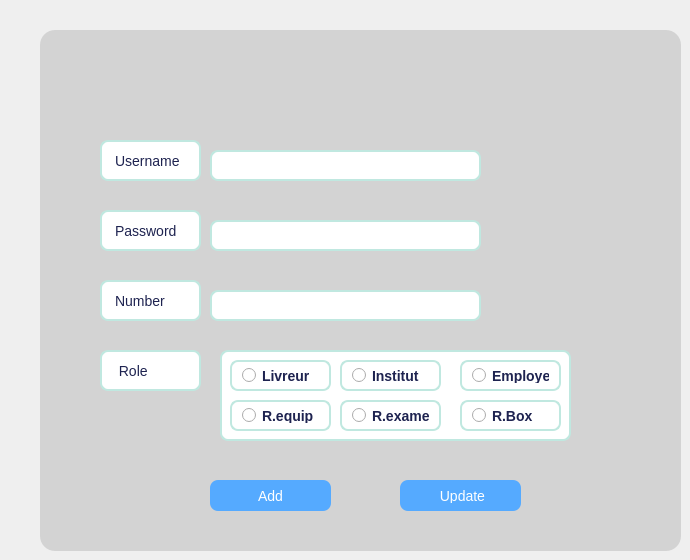
     <widget class="QWidget" name="tab_2">
      <attribute name="title">
       <string>Update/Add New</string>
      </attribute>
      <widget class="QWidget" name="widget" native="true">
       <property name="geometry">
        <rect>
         <x>40</x>
         <y>30</y>
         <width>641</width>
         <height>521</height>
        </rect>
       </property>
       <property name="styleSheet">
        <string notr="true">background-color: #D3D3D3; border-radius: 15px;</string>
       </property>
       <widget class="QLabel" name="label_2">
        <property name="geometry">
         <rect>
          <x>60</x>
          <y>110</y>
          <width>101</width>
          <height>41</height>
         </rect>
        </property>
        <property name="styleSheet">
         <string notr="true"> background-color: #FFFFFF;
    border: 2px solid #C0E8E0;
    border-radius: 8px;
    padding: 6px 10px;
    font-size: 14px;
    color: #1E2350;</string>
        </property>
        <property name="text">
         <string>Username</string>
        </property>
       </widget>
       <widget class="QLabel" name="label_3">
        <property name="geometry">
         <rect>
          <x>60</x>
          <y>180</y>
          <width>101</width>
          <height>41</height>
         </rect>
        </property>
        <property name="styleSheet">
         <string notr="true"> background-color: #FFFFFF;
    border: 2px solid #C0E8E0;
    border-radius: 8px;
    padding: 6px 10px;
    font-size: 14px;
    color: #1E2350;</string>
        </property>
        <property name="text">
         <string>Password</string>
        </property>
       </widget>
       <widget class="QLabel" name="label_4">
        <property name="geometry">
         <rect>
          <x>60</x>
          <y>250</y>
          <width>101</width>
          <height>41</height>
         </rect>
        </property>
        <property name="styleSheet">
         <string notr="true"> background-color: #FFFFFF;
    border: 2px solid #C0E8E0;
    border-radius: 8px;
    padding: 6px 10px;
    font-size: 14px;
    color: #1E2350;</string>
        </property>
        <property name="text">
         <string>Number</string>
        </property>
       </widget>
       <widget class="QLabel" name="label_6">
        <property name="geometry">
         <rect>
          <x>20</x>
          <y>10</y>
          <width>81</width>
          <height>61</height>
         </rect>
        </property>
        <property name="styleSheet">
         <string notr="true">image: url(:/new/prefix1/Ressources/user-profile-svgrepo-com.svg);</string>
        </property>
        <property name="text">
         <string/>
        </property>
       </widget>
       <widget class="QLabel" name="label_7">
        <property name="geometry">
         <rect>
          <x>60</x>
          <y>320</y>
          <width>101</width>
          <height>41</height>
         </rect>
        </property>
        <property name="styleSheet">
         <string notr="true"> background-color: #FFFFFF;
    border: 2px solid #C0E8E0;
    border-radius: 8px;
    padding: 6px 10px;
    font-size: 14px;
    color: #1E2350;</string>
        </property>
        <property name="text">
         <string> Role</string>
        </property>
       </widget>
       <widget class="QLineEdit" name="Userset">
        <property name="geometry">
         <rect>
          <x>170</x>
          <y>120</y>
          <width>271</width>
          <height>31</height>
         </rect>
        </property>
        <property name="styleSheet">
         <string notr="true"> background-color: #FFFFFF;
    border: 2px solid #C0E8E0;
    border-radius: 8px;
    padding: 6px 10px;
    font-size: 14px;
    color: #1E2350;</string>
        </property>
        <property name="placeholderText">
         <string/>
        </property>
        <property name="cursorMoveStyle">
         <enum>Qt::CursorMoveStyle::LogicalMoveStyle</enum>
        </property>
       </widget>
       <widget class="QLineEdit" name="Passset">
        <property name="geometry">
         <rect>
          <x>170</x>
          <y>190</y>
          <width>271</width>
          <height>31</height>
         </rect>
        </property>
        <property name="styleSheet">
         <string notr="true"> background-color: #FFFFFF;
    border: 2px solid #C0E8E0;
    border-radius: 8px;
    padding: 6px 10px;
    font-size: 14px;
    color: #1E2350;</string>
        </property>
        <property name="placeholderText">
         <string/>
        </property>
        <property name="cursorMoveStyle">
         <enum>Qt::CursorMoveStyle::LogicalMoveStyle</enum>
        </property>
       </widget>
       <widget class="QLineEdit" name="Number">
        <property name="geometry">
         <rect>
          <x>170</x>
          <y>260</y>
          <width>271</width>
          <height>31</height>
         </rect>
        </property>
        <property name="styleSheet">
         <string notr="true"> background-color: #FFFFFF;
    border: 2px solid #C0E8E0;
    border-radius: 8px;
    padding: 6px 10px;
    font-size: 14px;
    color: #1E2350;</string>
        </property>
        <property name="placeholderText">
         <string/>
        </property>
        <property name="cursorMoveStyle">
         <enum>Qt::CursorMoveStyle::LogicalMoveStyle</enum>
        </property>
       </widget>
       <widget class="QWidget" name="widget_2" native="true">
        <property name="geometry">
         <rect>
          <x>180</x>
          <y>320</y>
          <width>351</width>
          <height>91</height>
         </rect>
        </property>
        <property name="styleSheet">
         <string notr="true"> background-color: #FFFFFF;
    border: 2px solid #C0E8E0;
    border-radius: 8px;
    padding: 6px 10px;
    font-size: 14px;
    color: #1E2350;</string>
        </property>
        <widget class="QRadioButton" name="r3">
         <property name="geometry">
          <rect>
           <x>240</x>
           <y>10</y>
           <width>101</width>
           <height>31</height>
          </rect>
         </property>
         <property name="font">
          <font>
           <family>Segoe UI</family>
           <pointsize>-1</pointsize>
           <italic>false</italic>
           <bold>true</bold>
          </font>
         </property>
         <property name="styleSheet">
          <string notr="true"> background-color: #FFFFFF;
    border: 2px solid #C0E8E0;
    border-radius: 8px;
    padding: 6px 10px;
    font-size: 14px;
    color: #1E2350;</string>
         </property>
         <property name="text">
          <string>Employee</string>
         </property>
        </widget>
        <widget class="QRadioButton" name="r6">
         <property name="geometry">
          <rect>
           <x>240</x>
           <y>50</y>
           <width>101</width>
           <height>31</height>
          </rect>
         </property>
         <property name="font">
          <font>
           <family>Segoe UI</family>
           <pointsize>-1</pointsize>
           <italic>false</italic>
           <bold>true</bold>
          </font>
         </property>
         <property name="styleSheet">
          <string notr="true"> background-color: #FFFFFF;
    border: 2px solid #C0E8E0;
    border-radius: 8px;
    padding: 6px 10px;
    font-size: 14px;
    color: #1E2350;</string>
         </property>
         <property name="text">
          <string>R.Box</string>
         </property>
        </widget>
        <widget class="QRadioButton" name="r2">
         <property name="geometry">
          <rect>
           <x>120</x>
           <y>10</y>
           <width>101</width>
           <height>31</height>
          </rect>
         </property>
         <property name="font">
          <font>
           <family>Segoe UI</family>
           <pointsize>-1</pointsize>
           <italic>false</italic>
           <bold>true</bold>
          </font>
         </property>
         <property name="styleSheet">
          <string notr="true"> background-color: #FFFFFF;
    border: 2px solid #C0E8E0;
    border-radius: 8px;
    padding: 6px 10px;
    font-size: 14px;
    color: #1E2350;</string>
         </property>
         <property name="text">
          <string>Institut</string>
         </property>
        </widget>
        <widget class="QRadioButton" name="r5">
         <property name="geometry">
          <rect>
           <x>120</x>
           <y>50</y>
           <width>101</width>
           <height>31</height>
          </rect>
         </property>
         <property name="font">
          <font>
           <family>Segoe UI</family>
           <pointsize>-1</pointsize>
           <italic>false</italic>
           <bold>true</bold>
          </font>
         </property>
         <property name="styleSheet">
          <string notr="true"> background-color: #FFFFFF;
    border: 2px solid #C0E8E0;
    border-radius: 8px;
    padding: 6px 10px;
    font-size: 14px;
    color: #1E2350;</string>
         </property>
         <property name="text">
          <string>R.examen</string>
         </property>
        </widget>
        <widget class="QRadioButton" name="r1">
         <property name="geometry">
          <rect>
           <x>10</x>
           <y>10</y>
           <width>101</width>
           <height>31</height>
          </rect>
         </property>
         <property name="font">
          <font>
           <family>Segoe UI</family>
           <pointsize>-1</pointsize>
           <italic>false</italic>
           <bold>true</bold>
          </font>
         </property>
         <property name="styleSheet">
          <string notr="true"> background-color: #FFFFFF;
    border: 2px solid #C0E8E0;
    border-radius: 8px;
    padding: 6px 10px;
    font-size: 14px;
    color: #1E2350;</string>
         </property>
         <property name="text">
          <string>Livreur</string>
         </property>
        </widget>
        <widget class="QRadioButton" name="r4">
         <property name="geometry">
          <rect>
           <x>10</x>
           <y>50</y>
           <width>101</width>
           <height>31</height>
          </rect>
         </property>
         <property name="font">
          <font>
           <family>Segoe UI</family>
           <pointsize>-1</pointsize>
           <italic>false</italic>
           <bold>true</bold>
          </font>
         </property>
         <property name="styleSheet">
          <string notr="true"> background-color: #FFFFFF;
    border: 2px solid #C0E8E0;
    border-radius: 8px;
    padding: 6px 10px;
    font-size: 14px;
    color: #1E2350;</string>
         </property>
         <property name="text">
          <string>R.equip</string>
         </property>
        </widget>
       </widget>
       <widget class="QPushButton" name="pushButton_11">
        <property name="geometry">
         <rect>
          <x>360</x>
          <y>450</y>
          <width>121</width>
          <height>31</height>
         </rect>
        </property>
        <property name="styleSheet">
         <string notr="true">background-color: rgb(85, 170, 255);
font: 700 10pt &quot;Segoe UI&quot;;
    color: #FFFFFF;
    border: none;
    border-radius: 8px;
    padding: 8px 16px;
    font-size: 14px;</string>
        </property>
        <property name="text">
         <string> Update</string>
        </property>
        <property name="icon">
         <iconset resource="Ressources.qrc">
          <normaloff>:/new/prefix1/Ressources/update-icon.svg</normaloff>:/new/prefix1/Ressources/update-icon.svg</iconset>
        </property>
       </widget>
       <widget class="QPushButton" name="addmyprofile">
        <property name="geometry">
         <rect>
          <x>170</x>
          <y>450</y>
          <width>121</width>
          <height>31</height>
         </rect>
        </property>
        <property name="styleSheet">
         <string notr="true">background-color: rgb(85, 170, 255);
font: 700 10pt &quot;Segoe UI&quot;;
    color: #FFFFFF;
    border: none;
    border-radius: 8px;
    padding: 8px 16px;
    font-size: 14px;</string>
        </property>
        <property name="text">
         <string>Add</string>
        </property>
        <property name="icon">
         <iconset resource="Ressources.qrc">
          <normaloff>:/new/prefix1/Ressources/add-circle-outline-svgrepo-com.svg</normaloff>:/new/prefix1/Ressources/add-circle-outline-svgrepo-com.svg</iconset>
        </property>
       </widget>
       <zorder>widget_2</zorder>
       <zorder>label_2</zorder>
       <zorder>label_3</zorder>
       <zorder>label_4</zorder>
       <zorder>label_6</zorder>
       <zorder>label_7</zorder>
       <zorder>Userset</zorder>
       <zorder>Passset</zorder>
       <zorder>Number</zorder>
       <zorder>pushButton_11</zorder>
       <zorder>addmyprofile</zorder>
      </widget>
     </widget>
